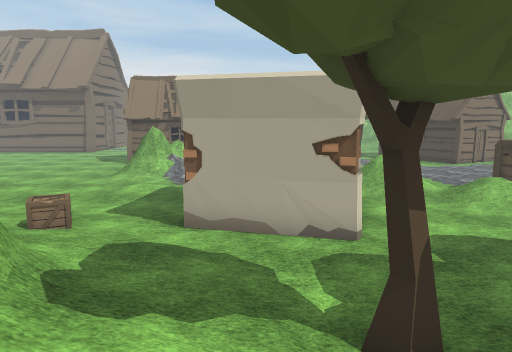
View 1 (above)

24 first-person views from a walk through a scene from a Unity 3-D project. The camera is 1.3 m above the floor, tilts 8° down and sees 70° across. The floor is counted in squares, 1 m on a side. Each view is taken from the middle of a square. On the plan, view 1 faces up. The plan holds only what a view shows up to about 15 squares ahead; the rest is blank. The place goes on beyond the plan. Some animated figures are not drawn. Some surface patterns are stand-ins.

View 2
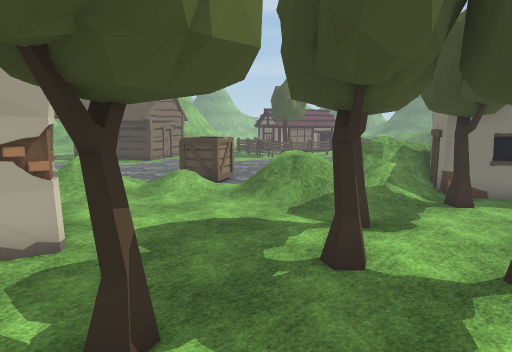

View 3
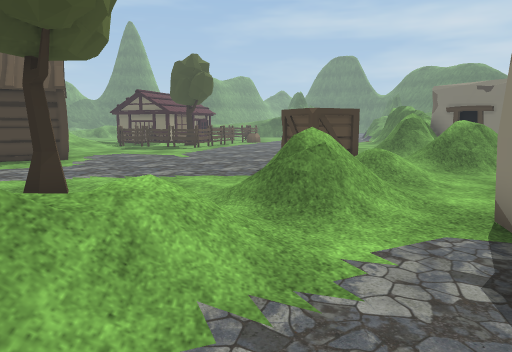

View 4
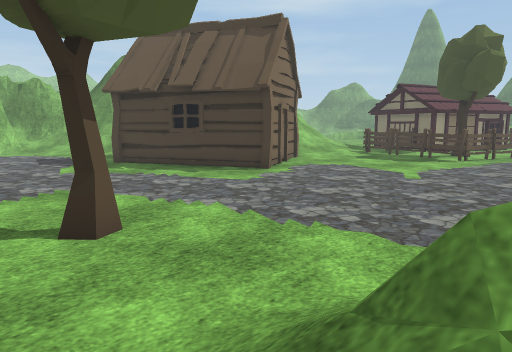

View 5
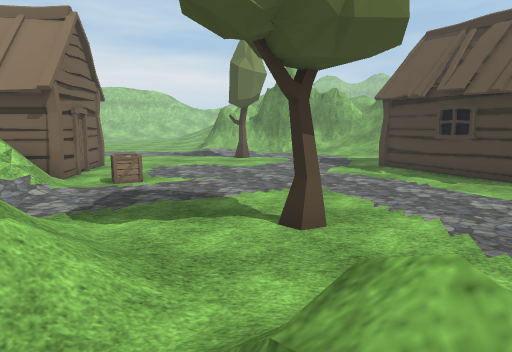

View 6
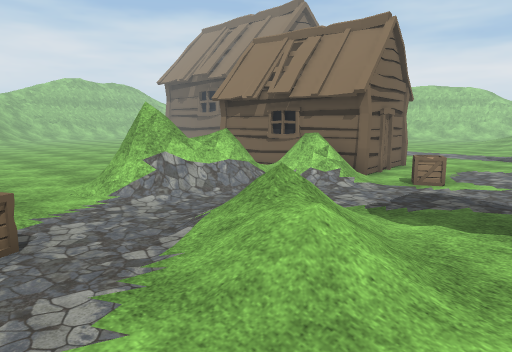

View 7
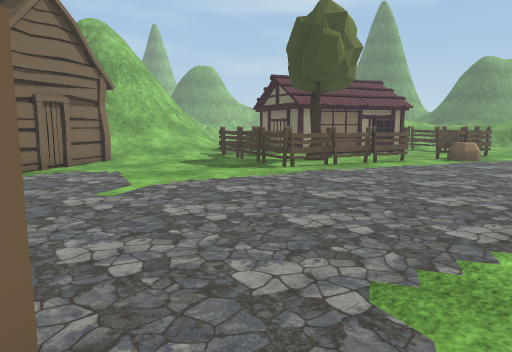

View 8
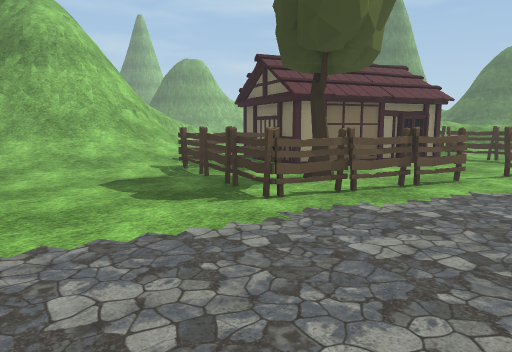

View 9
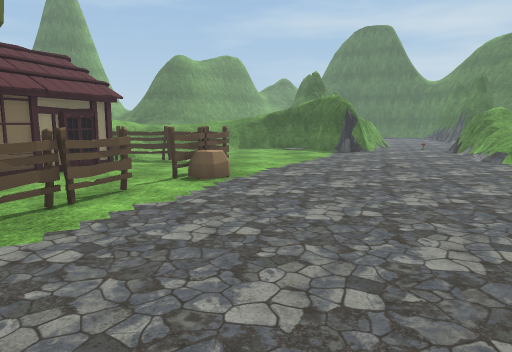

View 10
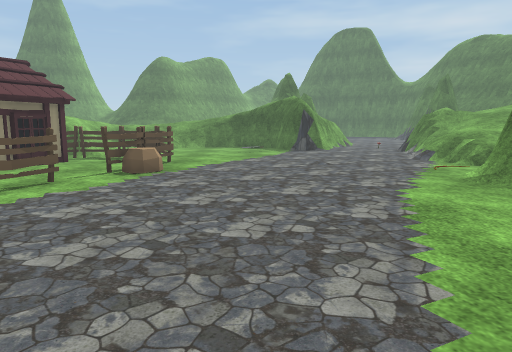

View 11
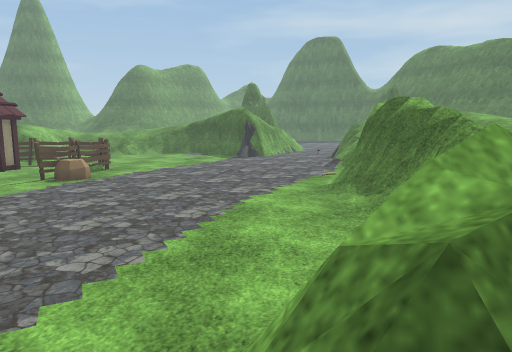

View 12
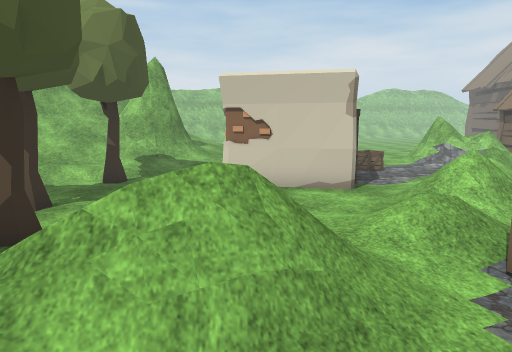

View 13
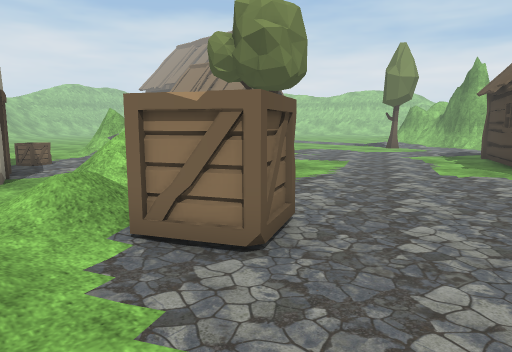

View 14
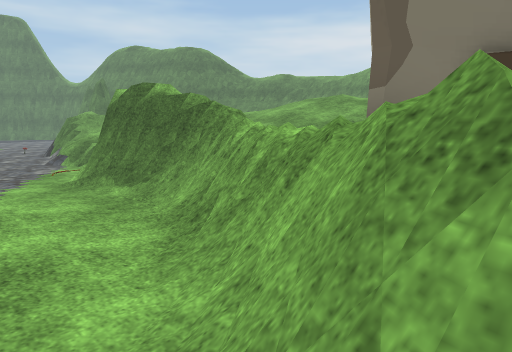

View 15
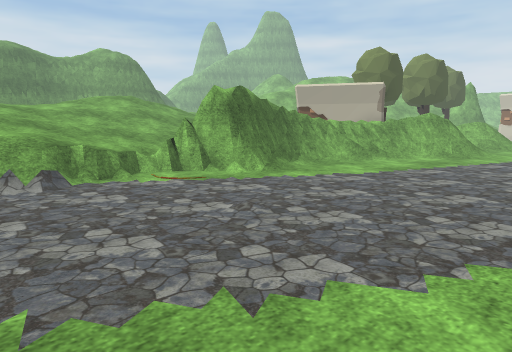

View 16
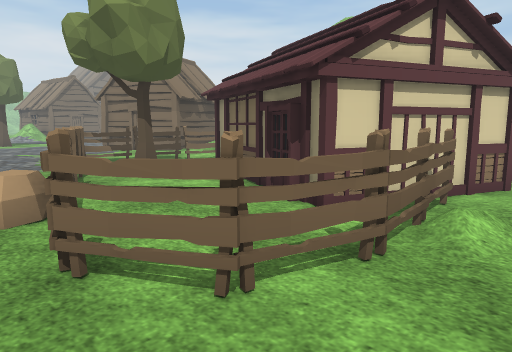

View 17
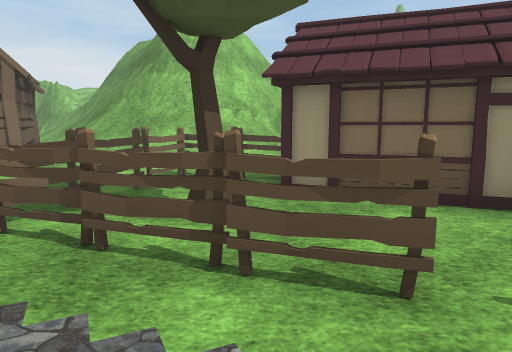

View 18
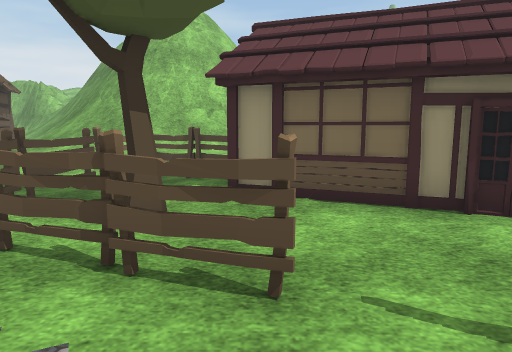

View 19
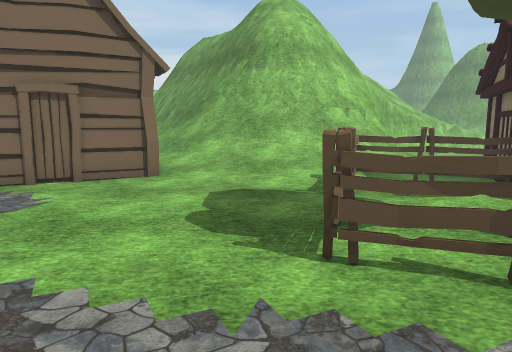

View 20
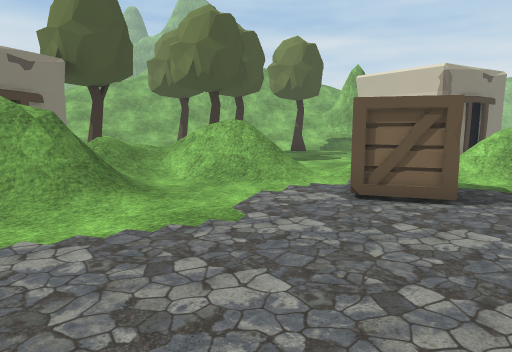

View 21
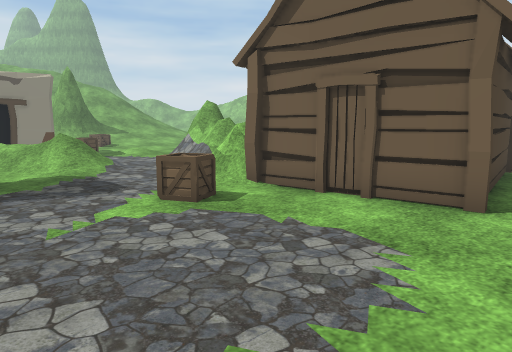

View 22
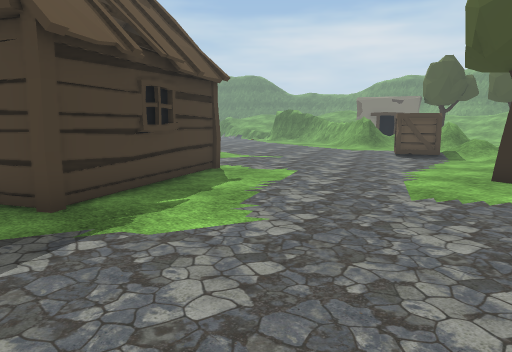

View 23
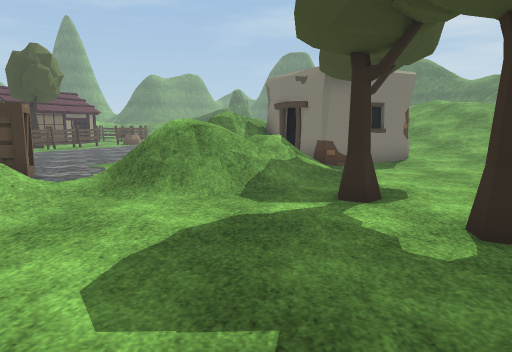

View 24
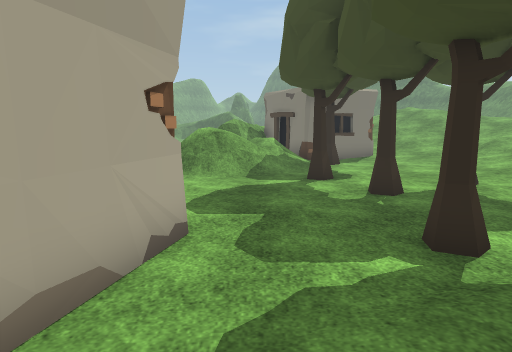

### Floor plan
Key: @ floor where view 1 was taken; # wall or solid block; . main floor; : floor 0.25 m higher than the main floor; / step, stairs or slope; = window, fence, low wall or low ledge; ^ raised ledge; C crate; T tree; H hut; F fence; R rock; U house; O other object.
Columns run from 13 left of view 1 to 31 right of it. Each row starts with its distance up from view 1.
 28             ..........    H///#####=#
 27          ..H...........HH H ///===//=
 26      HHHHHHH..........HH   H/////////
 25            H...........H   H/////////
 24            H...........H    H//////  U
 23            H.CC.........H  HH..:::...U
 22       HHHHHH.C..........HHHH.....FFFUU    U
 21           ==/............H.......F.:F     U.
 20           //....................FF..U     U.
 19          ==.....................F....UUU UF.
 18   ..     ==.......T.............F.TT...UUUF/
 17  .....  ##/.///.................FFF.......F..
 16 ......./##/.////..................FFF.....F..
 15 ......../....////.....................FF..F..
 14    ...........//.///..................RFFFF..
 13     .....:.CC...////..CC.....................
 12     .....:.CC....////CCC.....................
 11      .......#####..///C......................
 10       ......O  ##..///.......................
  9       ......   #.....///..///................
  8        ::..O####...../==/./==/...............
  7         :C:...#O...../==///#^=/..............
  6          /::........../////=^#==/............
  5           =/:.........//// O###^===###..../..
  4           #///TT....TT..//###  =######=#/////
  3            ///T...T.....T.##         =  /////
  2            ////...........O#         ///////
  1            /////...TT......#        ////////
  0            //@    .........:        ///////

Where each view was taken, in squares from view 1:
view 1: 0 up, 0 right, facing up
view 2: 0 up, 0 right, facing up-right
view 3: 14 up, 2 left, facing right
view 4: 13 up, 3 right, facing up-right
view 5: 12 up, 4 right, facing up
view 6: 12 up, 4 right, facing up-left
view 7: 10 up, 10 right, facing up-right
view 8: 13 up, 14 right, facing up-right
view 9: 13 up, 16 right, facing right
view 10: 11 up, 15 right, facing right
view 11: 8 up, 13 right, facing right
view 12: 8 up, 13 right, facing left
view 13: 9 up, 13 right, facing up-left
view 14: 9 up, 14 right, facing down-right
view 15: 13 up, 31 right, facing down-left
view 16: 13 up, 31 right, facing up-left
view 17: 13 up, 22 right, facing up
view 18: 13 up, 23 right, facing up
view 19: 14 up, 18 right, facing up
view 20: 15 up, 16 right, facing down-left
view 21: 28 up, 4 right, facing down-left
view 22: 28 up, 3 right, facing down-right
view 23: 6 up, 1 right, facing right
view 24: 6 up, 3 left, facing right
